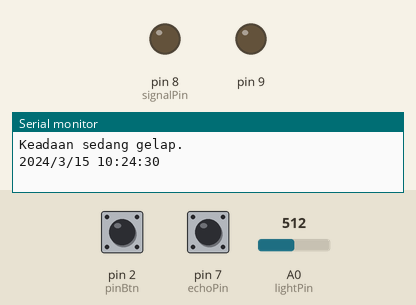
Recording of a sketch running on a simulated Arduino Uno, built with avr-gcc and run on an emulated ATmega328P. Parts: output pins drawn as LEDs (lit = HIGH), the last lines printed to the serial monitor. Dashed ring = blinking. The inputs (shaded band) are chosen by the test bench; at power-on: A0 (lightPin) = 512, pin 7 (echoPin) LOW, pin 2 (pinBtn) LOW. The local clock reads 2024-03-15 10:24:30 at power-on unless the sketch sets it.

Above: at 0.1 s.
At 1.8 s:
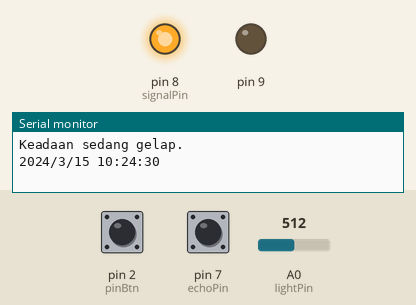
1.9 s: A0 (lightPin) set to 490
At 2.1 s:
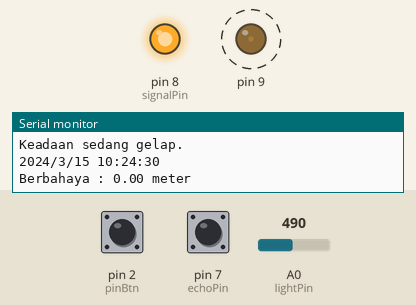
8.6 s: pin 7 (echoPin) pulsed HIGH 5 times (0.12 s each, 0.3 s apart)
Timing chart, 0 to 22.8 s (numbered marks = the images above; inputs shaded):
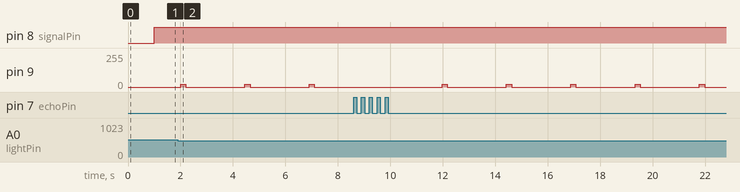

Measured:
- by itself, pin 9: alternates 20/255 for 0.20 s and 0/255 for 2.3 s

The sketch:

Ultrasonic_Sensor.ino
```cpp
/*
   Variable untuk pengukuran jarak
*/
float distance;
long previousMillis = 0;
long firstOneMillis, firstTwoMillis, firstThreeMillis = 0;

/*
   Fungsi untuk mengetahui jarak rintangan
*/
void getRange(float duration) {
  unsigned long currentMillis = millis();

  /*
     Perhitungan secara centimeter dalam per detik
  */
  distance = duration / 58.2;

  /*
     Hitungan secara per meter
  */
  float meter = distance / 100;

  /*
     Pengecekan rintangan dalam meter
  */
  if ( meter <= 0.10 ) {
    if (currentMillis - firstOneMillis > 300) {
      firstOneMillis = currentMillis;
      Serial.print("Berbahaya : ");
      Serial.print(meter, 2);
      Serial.println(" meter");
      beep(200);
    }
  } else if ( meter <= 0.20 && meter > 0.10) {
    if (currentMillis - firstTwoMillis > 1000) {
      firstTwoMillis = currentMillis;
      Serial.print("Hati-Hati : ");
      Serial.print(meter, 2);
      Serial.println(" meter");
      beep(200);
    }
  } else if ( meter <= 0.30 && meter > 0.20 ) {
  if (currentMillis - firstThreeMillis > 2000) {
      firstThreeMillis = currentMillis;
      Serial.print("Hati-Hati : ");
      Serial.print(meter, 2);
      Serial.println(" meter");
      beep(200);
    }
  }
  //   else if { meter >=5 && meter > {
  //   }
  else {
    //    Serial.println("Tidak ada yang menghalangi.");
  }

  delay(50);
}
```

Beep_Sound.ino
```cpp
/*
   Fungsi untuk membuat bunyi buzzer
*/
void beep(unsigned char delayms) {
  analogWrite(9, 20);
  delay(delayms);
  analogWrite(9, 0);
  delay(delayms);
}
```

Main_Program.ino
```cpp
/*
   Pemanggilan file library
*/
#include "RTClib.h"
#include "math.h"
#include <Wire.h>

/*
   Pendefinisian pin
*/
#define echoPin 7
#define signalPin 8

/*
   Variable untuk pengukuran jarak dengan waktu
*/
float  duration;

/*
   Variable  untuk mendapatkan waktu dan tanggal
*/
RTC_DS1307 RTC;

/*
   Variable Tombol
*/
int pinBtn = 2;
int press = 0;

/*
   Variable sinyal cahaya
*/
int lightPin = 0;

void setup () {
  Serial.begin(9600);

  /*
     Instansiasi library
  */
  Wire.begin();

  RTC.begin();

  /*
     Pengecekan Real Time Clock berjalan atau tidak.
  */
  if (! RTC.isrunning()) {
    Serial.println("RTC is NOT running!");
    // following line sets the RTC to the date & time this sketch was compiled
    RTC.adjust(DateTime(__DATE__, __TIME__));
  }

  /*
     Sinyal untuk mengecek waktu
  */
  pinMode(pinBtn, INPUT);

  /*
     Signal untuk pengecekan jarak
  */
  pinMode(9, OUTPUT);
  pinMode(signalPin, OUTPUT);
  pinMode(echoPin, INPUT);
}

void loop(void) {
  /*
     Fungsi untuk mendapatkan nilai dari inputan tombol
  */
  press = digitalRead(pinBtn);

  /*
     Fungsi untuk mengecek cahaya
  */
  getLight(analogRead(lightPin), press);

  //  analogWrite(ledPin, analogRead(lightPin)/4);

  /*
     Fungsi untuk mendapatkan waktu secara realtime
  */
  getTime(press);

  /*
     Fungsi pengecekan jarak
  */

  digitalWrite(signalPin, LOW);
  delayMicroseconds(2);

  digitalWrite(signalPin, HIGH);
  delayMicroseconds(10);

  /*
     Inputan jarak dari sensor ultrasonik
  */
  duration = pulseIn(echoPin, HIGH);

  /*
     Fungsi untuk mendapatkan OUTPUT jarak
  */
  getRange(duration);
}
```

Photoresistor.ino
```cpp
/*
   Fungsi untuk menampilkan tingkat gelap atau cerah
*/
void getLight(int lightVal, int pressed) {
  if (pressed == LOW) {
    if (lightVal < 500) {
      Serial.println("Keadaan sedang terang.");
    } else if (lightVal > 500) {
      Serial.println("Keadaan sedang gelap.");
    }
  }
}
```

Real_Time_Clock.ino
```cpp
/*
   Fungsi untuk mengecek waktu
   params(int pressed = 0)
*/
void getTime(int pressed) {
  /*
     Memanggil fungsi library waktu
  */
  DateTime now = RTC.now();
  /*
     Pengecekan tombol ketika tidak ditekan
  */
  if (pressed == LOW) {
    Serial.print(now.year(), DEC);
    Serial.print('/');
    Serial.print(now.month(), DEC);
    Serial.print('/');
    Serial.print(now.day(), DEC);
    Serial.print(' ');
    Serial.print(now.hour(), DEC);
    Serial.print(':');
    Serial.print(now.minute(), DEC);
    Serial.print(':');
    Serial.print(now.second(), DEC);
    Serial.println();
    delay(1000);
  }
}
```
